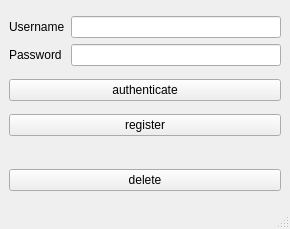
<?xml version="1.0" encoding="UTF-8"?>
<ui version="4.0">
 <class>AccountDialog</class>
 <widget class="QMainWindow" name="AccountDialog">
  <property name="geometry">
   <rect>
    <x>0</x>
    <y>0</y>
    <width>290</width>
    <height>229</height>
   </rect>
  </property>
  <property name="windowTitle">
   <string>MainWindow</string>
  </property>
  <widget class="QWidget" name="centralwidget">
   <layout class="QVBoxLayout" name="verticalLayout_4">
    <item>
     <layout class="QVBoxLayout" name="verticalLayout_3">
      <item>
       <layout class="QHBoxLayout" name="horizontalLayout">
        <item>
         <layout class="QVBoxLayout" name="verticalLayout_2">
          <item>
           <widget class="QLabel" name="usernameLabel">
            <property name="text">
             <string>Username</string>
            </property>
           </widget>
          </item>
          <item>
           <widget class="QLabel" name="passwordLabel">
            <property name="text">
             <string>Password</string>
            </property>
           </widget>
          </item>
         </layout>
        </item>
        <item>
         <layout class="QVBoxLayout" name="verticalLayout">
          <item>
           <widget class="QLineEdit" name="usernameLineEdit"/>
          </item>
          <item>
           <widget class="QLineEdit" name="passwordLineEdit">
            <property name="echoMode">
             <enum>QLineEdit::Password</enum>
            </property>
           </widget>
          </item>
         </layout>
        </item>
       </layout>
      </item>
      <item>
       <widget class="QPushButton" name="authPushButton">
        <property name="text">
         <string>authenticate</string>
        </property>
       </widget>
      </item>
      <item>
       <widget class="QPushButton" name="regPushButton">
        <property name="text">
         <string>register</string>
        </property>
       </widget>
      </item>
      <item>
       <spacer name="horizontalSpacer">
        <property name="orientation">
         <enum>Qt::Horizontal</enum>
        </property>
        <property name="sizeHint" stdset="0">
         <size>
          <width>40</width>
          <height>20</height>
         </size>
        </property>
       </spacer>
      </item>
      <item>
       <widget class="QPushButton" name="delPushButton">
        <property name="text">
         <string>delete</string>
        </property>
       </widget>
      </item>
     </layout>
    </item>
   </layout>
  </widget>
  <widget class="QMenuBar" name="menubar">
   <property name="geometry">
    <rect>
     <x>0</x>
     <y>0</y>
     <width>290</width>
     <height>20</height>
    </rect>
   </property>
  </widget>
  <widget class="QStatusBar" name="statusbar"/>
 </widget>
 <resources/>
 <connections/>
</ui>
